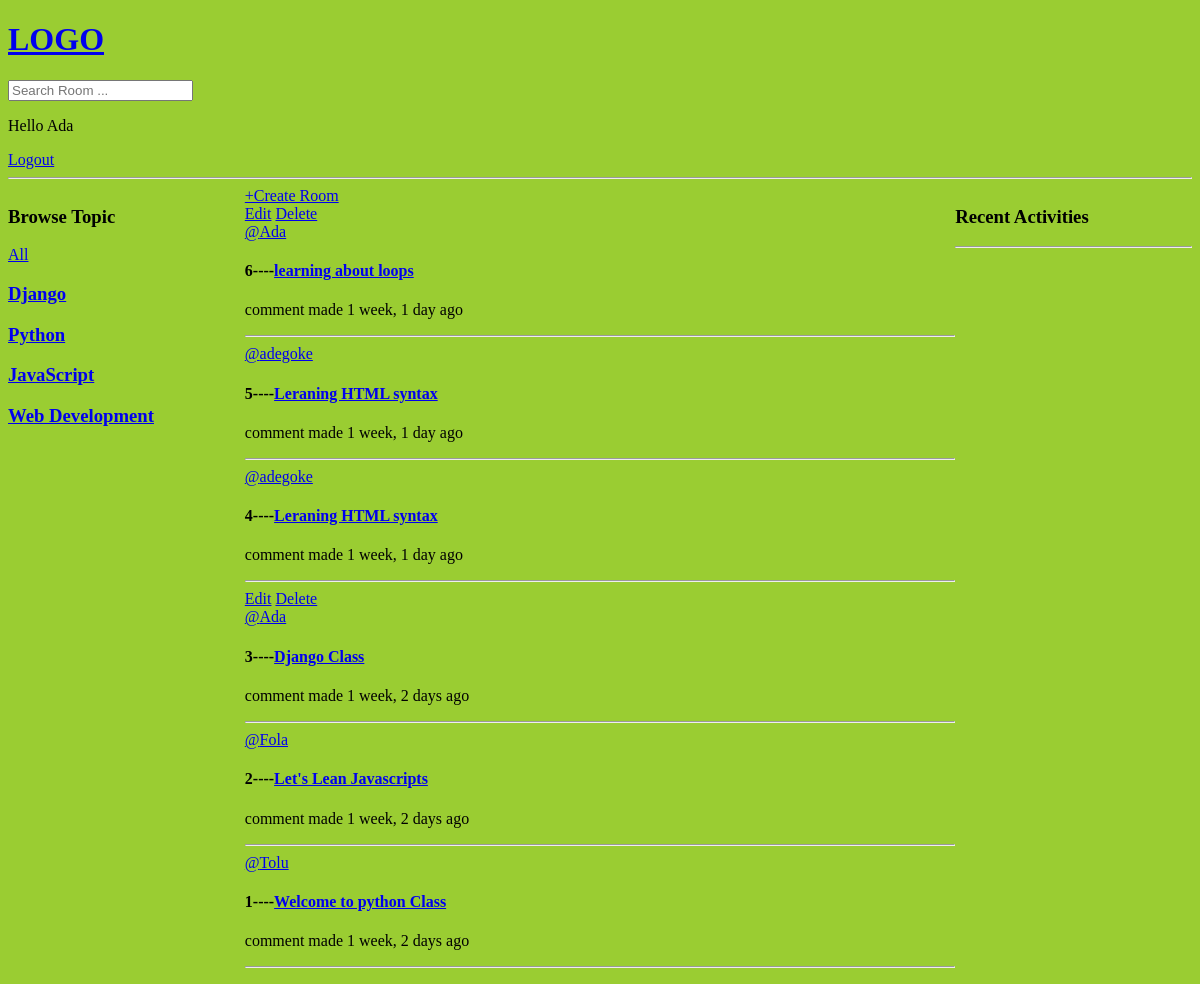
The app's page / (signed in), older data.
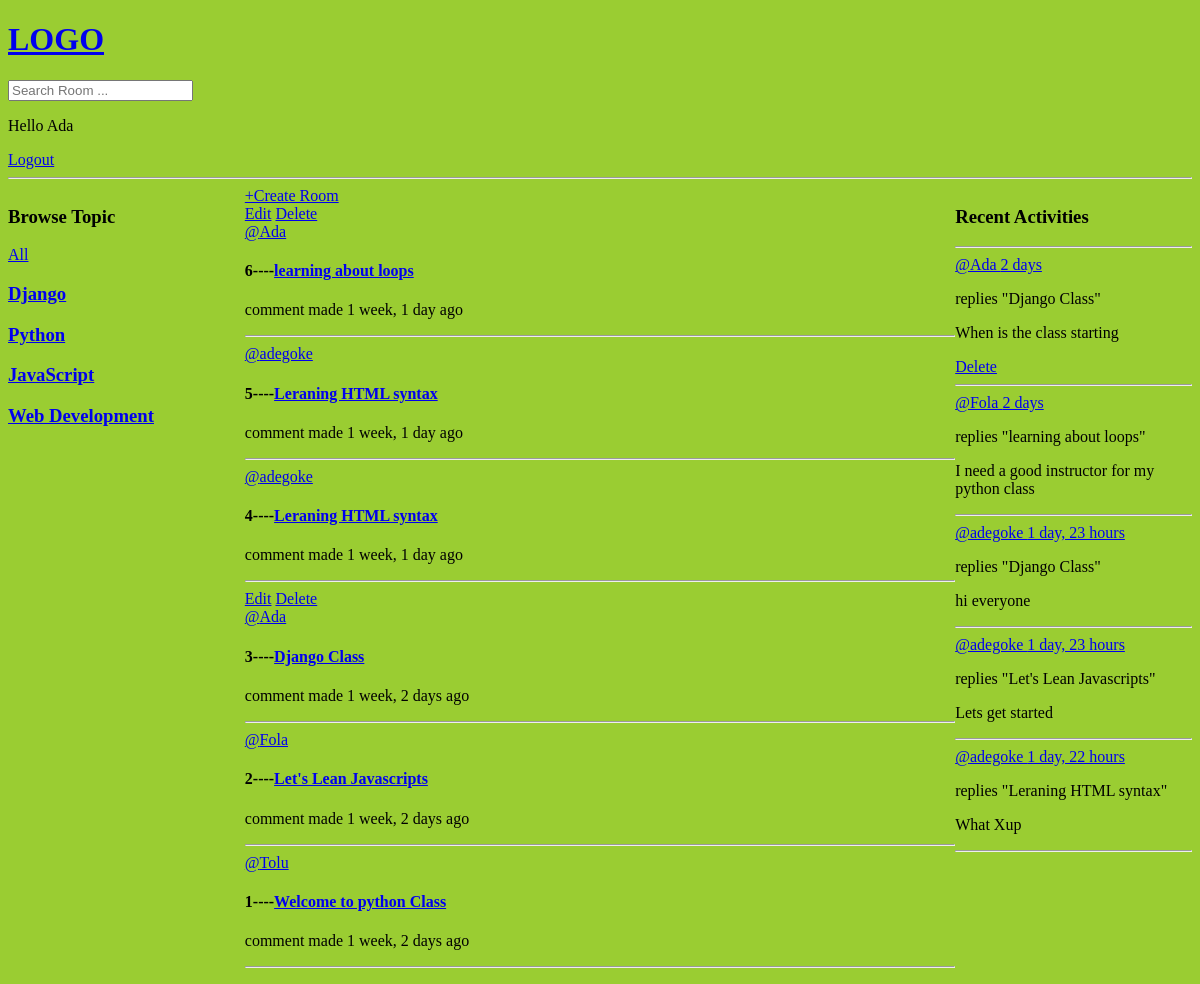
The same page, newer data.
### tunde/models.py (models this page shows, shortened)
class Topic(models.Model):
    name=models.CharField(max_length=200)

class Room(models.Model):
    host=models.ForeignKey(User,  on_delete=models.SET_NULL, null=True)
    topic=models.ForeignKey(Topic, on_delete=models.SET_NULL, null=True)
    name=models.CharField(max_length=300)
    description=models.TextField(blank=True)
    participants=models.ManyToManyField(User, related_name='participants', blank=True)
    created_date=models.DateTimeField(auto_now_add=True)
    updated_date=models.DateTimeField(auto_now=True)
    class Meta:
        ordering = ['-created_date', '-updated_date']
    def __str__(self):
        return self.name

class Message(models.Model):
    user=models.ForeignKey(User, on_delete=models.CASCADE)
    room=models.ForeignKey(Room, on_delete=models.CASCADE)
    body=models.TextField(blank=True)
    created_date=models.DateTimeField(auto_now_add=True)
    updated_date=models.DateTimeField(auto_now=True)

### tunde/views.py (the view)
# urls.py: 2. Add a URL to urlpatterns:  path('', views.home, name='home')
@login_required(login_url='login')
def home(request):
    q= request.GET.get('q') if request.GET.get('q') else ''
    rooms=Room.objects.filter(Q(topic__name__icontains=q)|
                              Q(name__icontains=q)|
                              Q(description__icontains=q))
    topics=Topic.objects.all()
    room_messages=Message.objects.filter(Q(room__topic__name__icontains=q))
    context={'rooms':rooms, 'topics':topics, 'room_messages':room_messages }
    return render(request, 'tunde/home.html', context)

### tunde/templates/tunde/home.html (shortened to what this page needs)
{% extends 'main.html' %}
{% block content %}
<div class="home-container">
    <div>
        {% include 'tunde/topics_component.html' %}
    </div>
    <div>
        <div>
         <div>
          <a href="{% url 'createRoom' %}">+Create Room</a>
         </div>
          {% include 'tunde/feeds_components.html' %}
        </div>
       </div>
       <div>
        <h3>Recent Activities</h3>
        <hr>
       {% include 'tunde/activity_component.html' %}
       </div>
</div>
{% endblock content %}

### tunde/templates/tunde/topics_component.html
<h3>Browse Topic</h3>
        <a href="{% url 'home' %}">All</a>
            {% for topic in topics  %}
               <h3><a href="{% url 'home' %}?q={{topic.name}}">{{topic.name}}</a></h3>
            {% endfor %}

### tunde/templates/tunde/feeds_components.html
{% for x  in rooms  %}
<div>
 {% if request.user == x.host %}
  <a href="{% url 'editRoom' x.id %}">Edit</a>
  <a href="{% url 'deleteRoom' x.id %}">Delete</a>
  {% endif %}
</div>
<a href="{% url 'profile' x.host.id %}">@{{x.host}}</a>
<h4>{{x.id}}----<a href="{% url 'room' x.id %}">{{x.name}}</a></h4>
<p> comment made {{x.created_date|timesince}} ago</p>
<hr>
{% endfor %}

### tunde/templates/tunde/activity_component.html
{% for x in room_messages  %}
<a href="{% url 'profile' x.user.id %}">@{{x.user}} {{x.created_date|timesince}}</a>
<p>replies "{{x.room}}"</p>
<p>{{x.body}}</p>
{% if request.user == x.user %}
<a href="{% url 'delete-message' x.id %}">Delete</a>
{% endif %}
<hr>
{% endfor %}

Row changes from the older to the newer data that the page shows:
added Message: user "Ada", created_date "2 days", room "Django Class", body "When is the class starting", shows "Delete"
added Message: user "Fola", created_date "2 days", room "learning about loops", body "I need a good instructor for my python class"
added Message: user "adegoke", created_date "1 day, 23 hours", room "Django Class", body "hi everyone"
added Message: user "adegoke", created_date "1 day, 23 hours", room "Let's Lean Javascripts", body "Lets get started"
added Message: user "adegoke", created_date "1 day, 22 hours", room "Leraning HTML syntax", body "What Xup"
